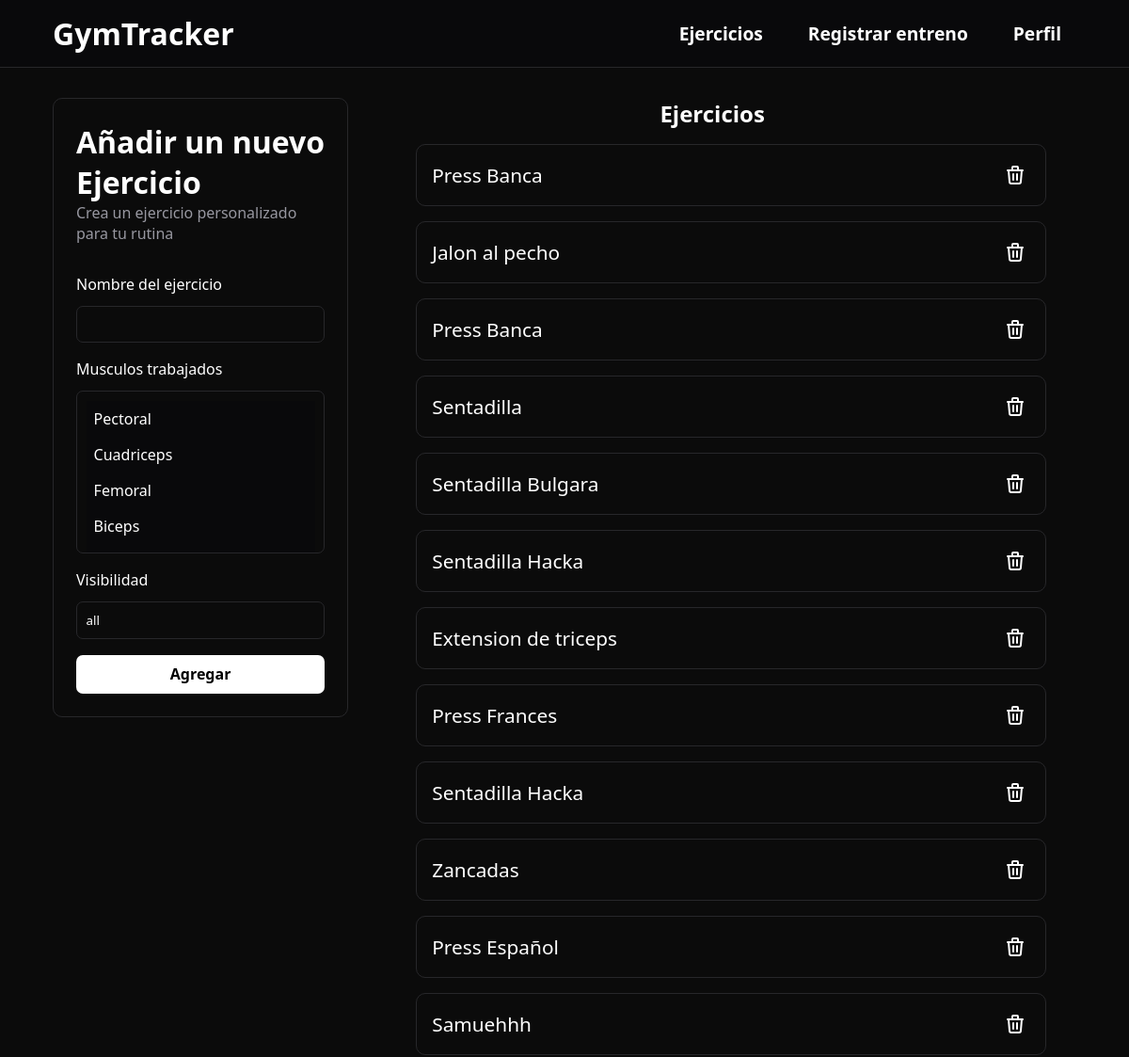
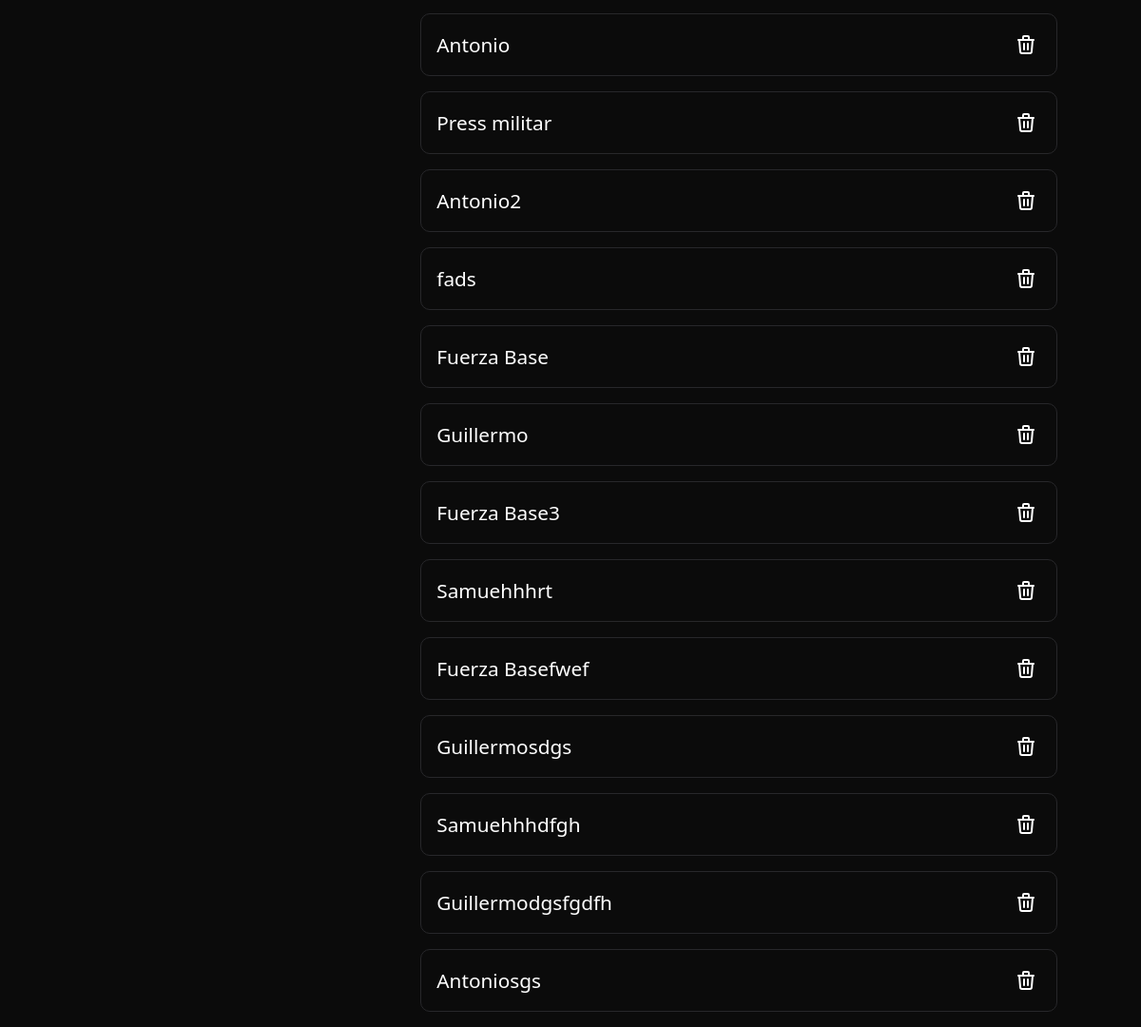
Before: /anadirEjercicio (signed in) with the older database file (2 pictures, top to bottom).
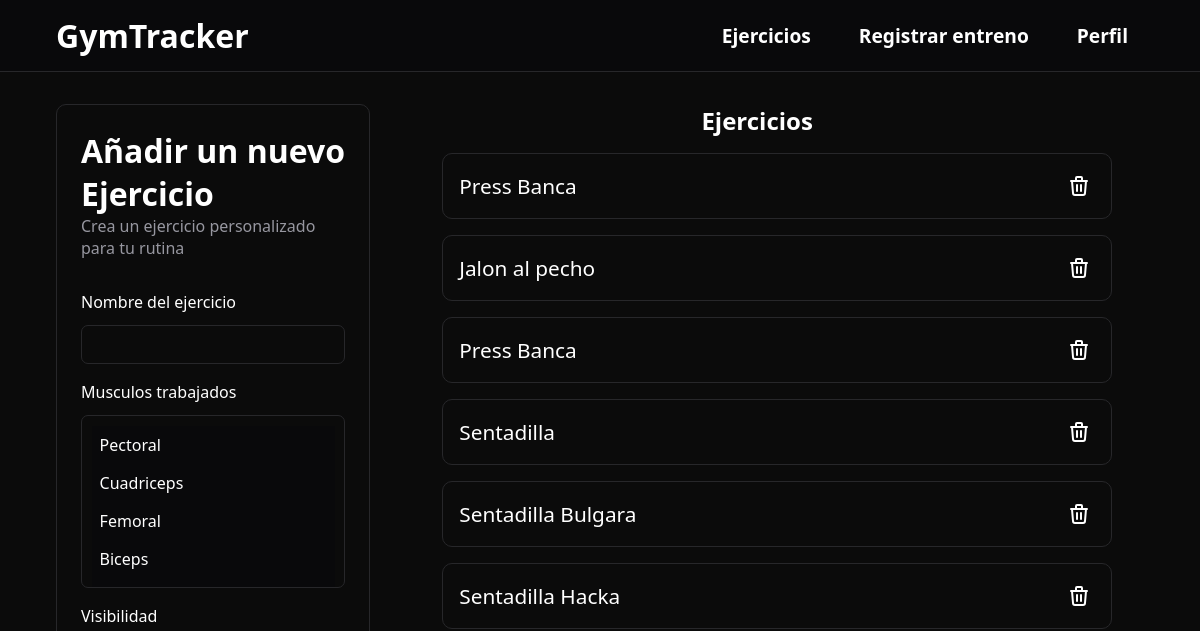
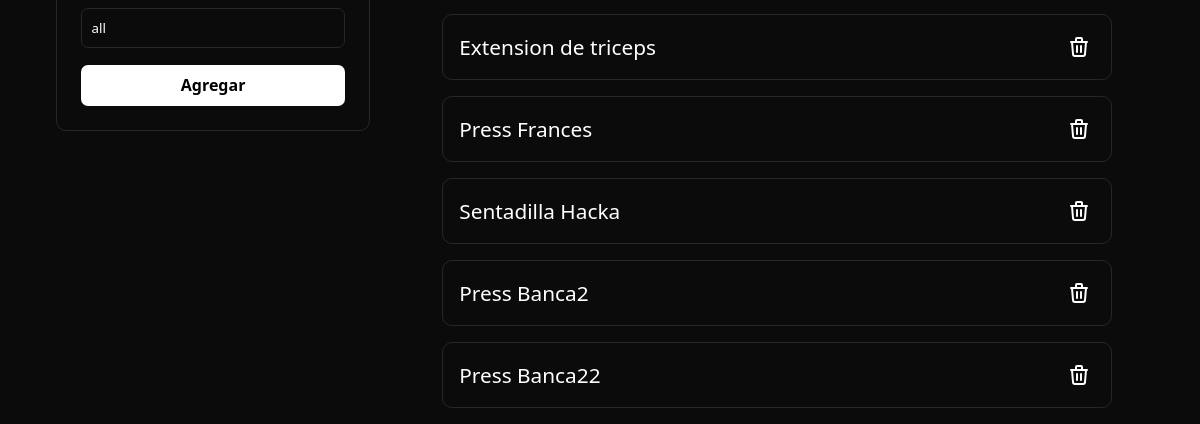
After: the same page with the newer database file (2 pictures, top to bottom).
### gymApp/models.py (models this page shows, shortened)
class Ejercicio(models.Model):
    nombre = models.CharField(max_length=100)
    musculos = models.ManyToManyField(Musculo)
    visibilidad = models.CharField(max_length=200, default='all')
    class Meta:
        verbose_name = 'Ejercicio'
        verbose_name_plural = 'Ejercicios'

### gymApp/views.py (the view, shortened to what this page needs)
# urls.py: path('anadirEjercicio', AnadirEjercicio.as_view(), name='anadirEjercicio'),
class AnadirEjercicio(LoginRequiredMixin, CreateView):
    template_name = 'gymApp/anadirEjercicio.html'
    form_class = AnadirEjercicioPersonalizado
    context_object_name = 'ejercicios'
    success_url = reverse_lazy('anadirEjercicio')
    def get_context_data(self, **kwargs):
        contexto = super().get_context_data(**kwargs)
        contexto['ejercicios'] = Ejercicio.objects.filter(visibilidad='all')
        return contexto

### gymApp/forms.py
class AnadirEjercicioPersonalizado(forms.ModelForm):
    class Meta:
        model = Ejercicio
        fields = '__all__'

### gymApp/models.py (called while the page is built)
    def __str__(self):
        return f"{self.nombre}"

### gymApp/templates/gymApp/anadirEjercicio.html (shortened to what this page needs)
{% extends 'gymApp/base.html' %}
{% block header %}
    <header class="header-noprincipal">
        <a href="{% url 'principal' %}">
            <h1>GymTracker</h1>
        </a>
        <div class="lista-enlaces">
            <a href="{% url 'anadirEjercicio' %}">Ejercicios</a>
            <a href="{% url 'registrarEntreno' %}">Registrar entreno</a>
            {% if user.is_authenticated %}
                    <a class="open_submenu">Perfil</a>
            {% else %}
                    <a href="{% url 'login' %}">Iniciar sesión</a>
                    <a href="{% url 'registroUsuario' %}">Registrate</a>
            {% endif %}
        </div>
    </header>
{% endblock %}
{% block contenido %}
<main id="main-añadirEjercicio">
    <article id="article-añadirEjercicio">
        <h1>Añadir un nuevo Ejercicio</h1>
        <p>Crea un ejercicio personalizado para tu rutina</p>
        <form action="" method="post" id="form-ejercicio">
            <label for="nombre">Nombre del ejercicio</label>
            {{form.nombre}}
            <label for="musculos">Musculos trabajados</label>
            {{form.musculos}}
            <label for="visibilidad">Visibilidad</label>
            {{form.visibilidad}}
            <button type="submit" class="">Agregar</button>
        </form>
    </article>
    <section class="ejercicios">
        <div>
            <h1>Ejercicios</h1>
        </div>
        <ul>
            {% for ejercicio in ejercicios %}
                <article class="card-ejercicio">
                    <li>{{ ejercicio.nombre }}
                            <a href="{% url 'borrarEjercicio' pk=ejercicio.pk %}" id="boton-svg">
                            </a>
                    </li>
                </article>
            {% endfor %}
        </ul>
    </section>
</main>
{% endblock %}

Changed rows visible on the page:
removed Ejercicio: nombre "Zancadas"
removed Ejercicio: nombre "Press Español"
removed Ejercicio: nombre "Samuehhh"
removed Ejercicio: nombre "Antonio"
removed Ejercicio: nombre "Press militar"
removed Ejercicio: nombre "Antonio2"
removed Ejercicio: nombre "fads"
removed Ejercicio: nombre "Fuerza Base"
removed Ejercicio: nombre "Guillermo"
removed Ejercicio: nombre "Fuerza Base3"
removed Ejercicio: nombre "Samuehhhrt"
removed Ejercicio: nombre "Fuerza Basefwef"
removed Ejercicio: nombre "Guillermosdgs"
removed Ejercicio: nombre "Samuehhhdfgh"
removed Ejercicio: nombre "Guillermodgsfgdfh"
removed Ejercicio: nombre "Antoniosgs"
added Ejercicio: nombre "Press Banca2"
added Ejercicio: nombre "Press Banca22"
